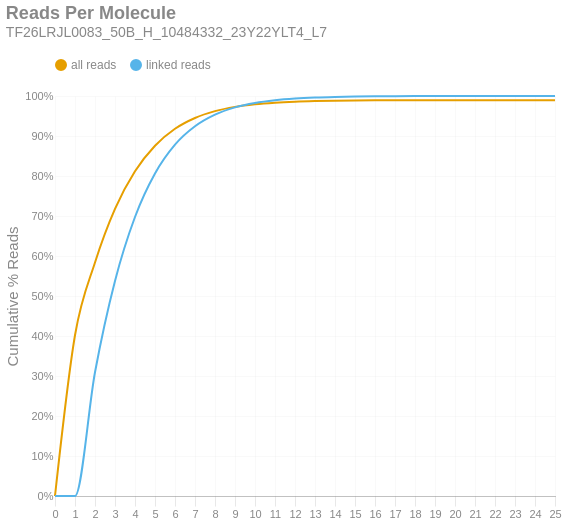

Notebook code for this chart:
### Markdown cell above
### Reads per Molecule
This chart shows the cumulative distribution of the number of reads per linked molecule. That is, how many alignments are associated with a unique molecule. This excludes the number of reads associated with invalid or absent linked-read barcodes. The `linked` histogram is the percentages recalculated when disregarding singletons.

### Code cell
if SKIPLR:
    print_html(f"Skipped")
else:
    counts = np.bincount(valids['reads'].cast(pl.Int64).to_numpy())
    weighted = counts * np.arange(len(counts))
    all_perc = weighted / n_reads
    linked_perc = weighted / n_linked_reads
    linked_perc[1] = 0
    binned_df = pl.DataFrame({
        'readsper': list(range(len(counts))),
        'all reads (cumsum)': np.cumsum(all_perc).tolist(),
        'linked reads (cumsum)': np.cumsum(linked_perc).tolist(),
    })

    with SafeRender(binned_df):
        (
            density_plot(binned_df, 'Reads Per Molecule', samplename, 'readspmol')
            .encode(
                x=alt.X('readsper:O', title=None).axis(labelAngle=0).scale(padding=0),
                y=alt.Y('value:Q', title='Cumulative % Reads').axis(format='%').stack(False),
                color=alt.Color("key:N").scale(domain=["all reads", "linked reads"]),
                tooltip=[
                    alt.Tooltip("key:N", title="Data Type"),
                    alt.Tooltip("readsper:O", title="Reads Per Molecule"),
                    alt.Tooltip("value:Q", format=".2%", title="% Reads (Cum.)")
                ]            
            )
        ).display()

### Figure 1 — Vega-Lite specification as saved in the notebook (floating-point values rounded to 4 significant figures)
{"width": "container", "height": 400, "config": {"title": {"anchor": "start", "dy": -15, "fontSize": 18, "color": "#888888", "subtitleColor": "#888888", "subtitleFontSize": 14}, "arc": {"fill": "#0072B2"}, "axis": {"domainColor": "#888888", "domainWidth": 0.5, "gridWidth": 0.2, "grid": false, "titleFontWeight": 400, "titleFontSize": 15, "labelFontSize": 11, "labelColor": "#888888", "tickColor": "#888888", "tickWidth": 0.2, "titleColor": "#888888"}, "axisBand": {"grid": false}, "axisX": {"grid": true, "tickSize": 10, "domainCap": "round"}, "axisY": {"domain": false, "grid": true, "tickSize": 0, "domainCap": "round"}, "background": "transparent", "header": {"labelFontSize": 15, "labelColor": "#888888", "titleFontSize": 15, "titleFontWeight": 600, "titleColor": "#888888"}, "legend": {"labelFont": "sans-serif", "labelFontSize": 12, "labelColor": "#888888", "symbolSize": 100, "symbolType": "circle", "titleFontSize": 12, "titlePadding": 10, "titleColor": "#888888", "title": null, "orient": "top"}, "range": {"category": ["#E69F00", "#56B4E9", "#009E73", "#F0E442", "#0072B2", "#D55E00", "#CC79A7", "#000000"], "diverging": ["#cfe8f3", "#a2d4ec", "#73bfe2", "#46abdb", "#1696d2", "#12719e"]}, "area": {"fill": "#0072B2", "fillOpacity": 0.7, "line": true, "strokeOpacity": 0.7}, "line": {"color": "#0072B2", "stroke": "#0072B2", "strokeWidth": 2}, "trail": {"color": "#0072B2", "stroke": "#0072B2", "strokeWidth": 0, "size": 1}, "point": {"filled": true, "fillOpacity": 1.0, "size": 95}, "text": {"color": "#888888", "fontSize": 11, "align": "right", "fontWeight": 400, "size": 11}, "bar": {"fill": "#0072B2", "stroke": null}, "view": {"stroke": null, "continuousWidth": 660, "continuousHeight": 400}}, "data": {"name": "data-c4f14a821647f44cc443b0bea957ef71"}, "mark": {"type": "line", "interpolate": "monotone", "point": {"opacity": 0, "size": 275}}, "encoding": {"color": {"field": "key", "scale": {"domain": ["all reads", "linked reads"]}, "type": "nominal"}, "tooltip": [{"field": "key", "title": "Data Type", "type": "nominal"}, {"field": "readsper", "title": "Reads Per Molecule", "type": "ordinal"}, {"field": "value", "format": ".2%", "title": "% Reads (Cum.)", "type": "quantitative"}], "x": {"axis": {"labelAngle": 0}, "field": "readsper", "scale": {"padding": 0}, "title": null, "type": "ordinal"}, "y": {"axis": {"format": "%"}, "field": "value", "stack": false, "title": "Cumulative % Reads", "type": "quantitative"}}, "params": [{"name": "param_c36ac31b6afebe62", "select": {"type": "point", "fields": ["key"]}, "bind": "legend"}], "title": {"text": "Reads Per Molecule", "subtitle": "TF26LRJL0083_50B_H_10484332_23Y22YLT4_L7"}, "transform": [{"fold": ["all reads (cumsum)", "linked reads (cumsum)"]}, {"calculate": "replace(datum.key, ' (cumsum)', '')", "as": "key"}, {"filter": {"param": "param_c36ac31b6afebe62"}}], "usermeta": {"embedOptions": {"downloadFileName": "TF26LRJL0083_50B_H_10484332_23Y22YLT4_L7.readspmol"}}, "$schema": "https://vega.github.io/schema/vega-lite/v6.4.1.json", "datasets": {"data-c4f14a821647f44cc443b0bea957ef71": [{"readsper": 0, "all reads (cumsum)": 0.0, "linked reads (cumsum)": 0.0}, {"readsper": 1, "all reads (cumsum)": 0.4019, "linked reads (cumsum)": 0.0}, {"readsper": 2, "all reads (cumsum)": 0.5837, "linked reads (cumsum)": 0.3095}, {"readsper": 3, "all reads (cumsum)": 0.7179, "linked reads (cumsum)": 0.5377}, {"readsper": 4, "all reads (cumsum)": 0.8117, "linked reads (cumsum)": 0.6975}, {"readsper": 5, "all reads (cumsum)": 0.8757, "linked reads (cumsum)": 0.8062}, {"readsper": 6, "all reads (cumsum)": 0.9181, "linked reads (cumsum)": 0.8784}, {"readsper": 7, "all reads (cumsum)": 0.9451, "linked reads (cumsum)": 0.9243}, {"readsper": 8, "all reads (cumsum)": 0.9621, "linked reads (cumsum)": 0.9534}, {"readsper": 9, "all reads (cumsum)": 0.9728, "linked reads (cumsum)": 0.9715}, {"readsper": 10, "all reads (cumsum)": 0.9794, "linked reads (cumsum)": 0.9827}, {"readsper": 11, "all reads (cumsum)": 0.9834, "linked reads (cumsum)": 0.9895}, {"readsper": 12, "all reads (cumsum)": 0.9859, "linked reads (cumsum)": 0.9938}, {"readsper": 13, "all reads (cumsum)": 0.9874, "linked reads (cumsum)": 0.9963}, {"readsper": 14, "all reads (cumsum)": 0.9882, "linked reads (cumsum)": 0.9978}, {"readsper": 15, "all reads (cumsum)": 0.9888, "linked reads (cumsum)": 0.9988}, {"readsper": 16, "all reads (cumsum)": 0.9891, "linked reads (cumsum)": 0.9993}, {"readsper": 17, "all reads (cumsum)": 0.9893, "linked reads (cumsum)": 0.9995}, {"readsper": 18, "all reads (cumsum)": 0.9894, "linked reads (cumsum)": 0.9997}, {"readsper": 19, "all reads (cumsum)": 0.9895, "linked reads (cumsum)": 0.9998}, {"readsper": 20, "all reads (cumsum)": 0.9895, "linked reads (cumsum)": 0.9999}, {"readsper": 21, "all reads (cumsum)": 0.9895, "linked reads (cumsum)": 0.9999}, {"readsper": 22, "all reads (cumsum)": 0.9895, "linked reads (cumsum)": 1.0}, {"readsper": 23, "all reads (cumsum)": 0.9895, "linked reads (cumsum)": 1.0}, {"readsper": 24, "all reads (cumsum)": 0.9895, "linked reads (cumsum)": 1.0}, {"readsper": 25, "all reads (cumsum)": 0.9895, "linked reads (cumsum)": 1.0}]}}
